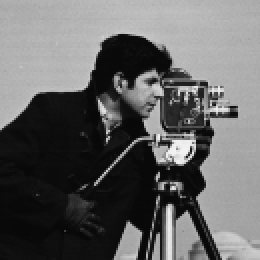
#> input picture L11/partman.tif, 130 x 130 px (shown 2 times larger)
$ python l2tv_demo.py
#> lines starting #> are read from the running program, lines starting #| are printed output that depends on the picture
from pathlib import Path
import numpy as np
import matplotlib.pyplot as plt
from scipy.signal import convolve2d

def gaussian_kernel(size, sigma):
    assert size % 2 == 1, "Kernel size must be odd."
    ax = np.arange(-size // 2 + 1., size // 2 + 1.)
    xx, yy = np.meshgrid(ax, ax, indexing='xy')
    ker = np.exp(-(xx**2 + yy**2) / (2 * sigma**2))
    ker /= ker.sum()
    return ker


def fun_grad(u):
    """
    The gradient of u in forward difference scheme with symmetric boundary condition
    """
    m1, m2 = u.shape
    gradx = np.concatenate([np.diff(u, axis=1), np.zeros((m1, 1), dtype=u.dtype)], axis=1)
    grady = np.concatenate([np.diff(u, axis=0), np.zeros((1, m2), dtype=u.dtype)], axis=0)
    return gradx, grady


def fun_div(v1, v2):
    """
    The divergence operation that is the adjoint of the above gradient operation.
    """
    # Horizontal component
    div_v1 = np.hstack([
        v1[:, [0]],
        v1[:, 1:-1] - v1[:, :-2],
        -v1[:, [-2]]
    ])
    # Vertical component
    div_v2 = np.vstack([
        v2[[0], :],
        v2[1:-1, :] - v2[:-2, :],
        -v2[[-2], :]
    ])
    return div_v1 + div_v2


def tv_deconv_primal_dual(f, psf, lam, maxits=500, L2=8.0):
    """
    Primal-dual (PDHG / Chambolle-Pock) TV-regularized deconvolution.

    Parameters
    ----------
    f : (M, N) ndarray
        Observed blurry/noisy image.
    psf : (kh, kw) ndarray
        Point spread function (assumed odd-sized for symmetry).
    lam : float
        Regularization weight (lambda).
    maxits : int
        Number of iterations.
    L2 : float
        Lipschitz parameter used to set sigma, tau = 1/sqrt(L2).

    Returns
    -------
    u : (M, N) ndarray
        Recovered image after `maxits` iterations.
    """


    if np.ndim(psf) >= 2:
        psf_ad = np.rot90(psf, 2) # adjoint psf
    else:
        psf_ad = psf

    M, N = f.shape
    u = np.zeros((M, N), dtype=np.float64)
    u_ = u.copy()
    v = np.zeros((M, N), dtype=np.float64)
    px = np.zeros((M, N), dtype=np.float64)
    py = np.zeros((M, N), dtype=np.float64)

    # Step sizes
    sigma = 1.0 / np.sqrt(L2)

    for k in range(maxits):
        # --- ascend step for v ---
        Au_ = convolve2d(u_, psf, mode='same', boundary='symm')
        v = v + sigma * (Au_ - f)

        # Prox for the quadratic term (I + sigma*lam)^{-1}
        v = v / (1.0 + sigma * lam)


        # --- ascend step for p = (px, py) ---
        ux, uy = fun_grad(u_)
        px = px + sigma * ux
        py = py + sigma * uy

        # Prox onto the l2 unit ball (isotropic TV dual constraint)
        pabsm = np.maximum(1.0, np.sqrt(px**2 + py**2))
        px /= pabsm
        py /= pabsm

        # --- descend step for u ---
        uold = u.copy()
        adjoint = convolve2d(v, psf_ad, mode='same', boundary='symm')
        div_p = fun_div(px, py)
        u = u - sigma * (adjoint - div_p)

        # --- leading point (over-relaxation) ---
        u_ = 2.0 * u - uold

    return u


# Load the images.
here = Path(__file__).resolve().parent
u_org = plt.imread(here / "partman.tif")
#> u_org is the input picture: shape (130, 130); min 7, max 244, mean 100.1
u_org = u_org/255
rows, cols = u_org.shape
#> rows = 130; cols = 130


# generate a gaussian blurring psf
psf_size = 9
sigma = 1.0
psf = gaussian_kernel(psf_size, sigma)


# perform blurring
u0 = convolve2d(u_org, psf, mode='same', boundary='symm')

# add gaussian noise
noi_lev = 0.05
u_noise = u0 + noi_lev * np.random.randn(*u0.shape)
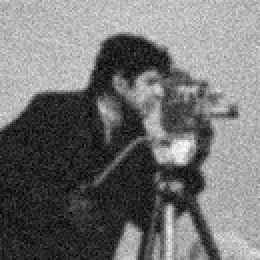
#> u_noise: shape (130, 130) float64 (shown 2 times larger); min -0.104, max 1, mean 0.392; drawn with min black and max white


# deblur by solving L2-TV model
lambda_tv = 0.02
u_tv = tv_deconv_primal_dual(u_noise, psf, lambda_tv)
#> the loop in tv_deconv_primal_dual, `for k in range(maxits):` made 500 passes
#> pass 1, in tv_deconv_primal_dual, `v = v + sigma * (Au_ - f)`:
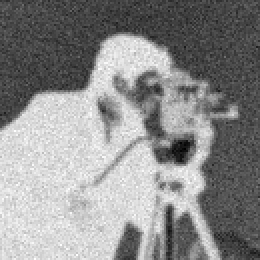
#> v: shape (130, 130) float64 (shown 2 times larger); min -0.354, max 0.0367, mean -0.139; drawn with min black and max white
#> pass 1, in tv_deconv_primal_dual, `adjoint = convolve2d(v, psf_ad, mode='same', boundary='symm')`:
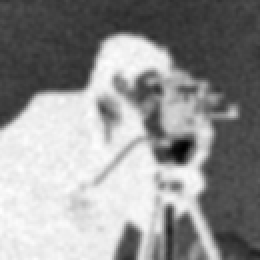
#> adjoint: shape (130, 130) float64 (shown 2 times larger); min -0.326, max 0.00225, mean -0.138; drawn with min black and max white
#> after the loop in tv_deconv_primal_dual, `for k in range(maxits):`:
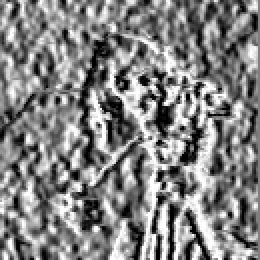
#> px: shape (130, 130) float64 (shown 2 times larger); min -1, max 1, mean 0.026; drawn with min black and max white
#> after the loop in tv_deconv_primal_dual, `for k in range(maxits):`:
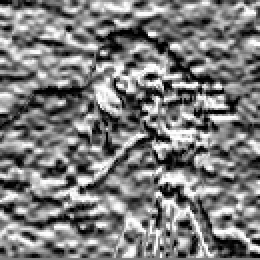
#> py: shape (130, 130) float64 (shown 2 times larger); min -1, max 1, mean -0.0235; drawn with min black and max white
#> after the loop in tv_deconv_primal_dual, `for k in range(maxits):`:
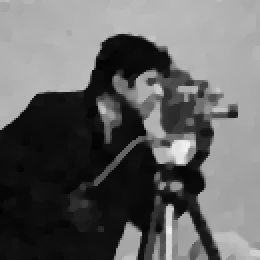
#> u: shape (130, 130) float64 (shown 2 times larger); min 0.00217, max 0.942, mean 0.392
#> after the loop in tv_deconv_primal_dual, `for k in range(maxits):`:
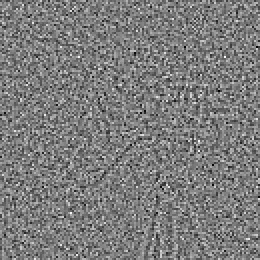
#> v: shape (130, 130) float64 (shown 2 times larger); min -8.77, max 9.14, mean 1.85e-16; drawn with min black and max white


# show the results
plt.figure(figsize=(10, 3))
plt.subplot(1, 3, 1)
plt.imshow(u_org, cmap='gray')
plt.title("True image")
plt.axis('off')

plt.subplot(1, 3, 2)
plt.imshow(u_noise, cmap='gray')
plt.title("Degraded image")
plt.axis('off')

plt.subplot(1, 3, 3)
plt.imshow(u_tv, cmap='gray')
plt.title("Recovered (TV)")
plt.axis('off')

plt.tight_layout()
plt.show()
